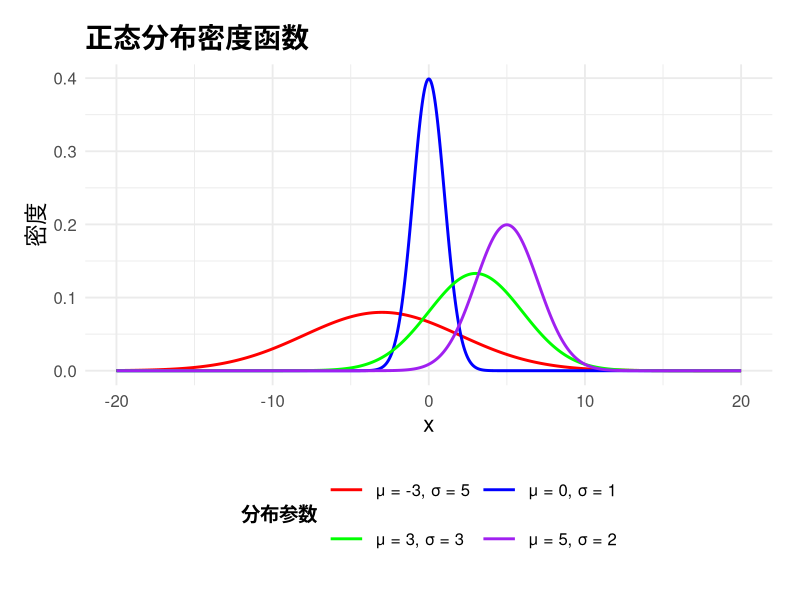
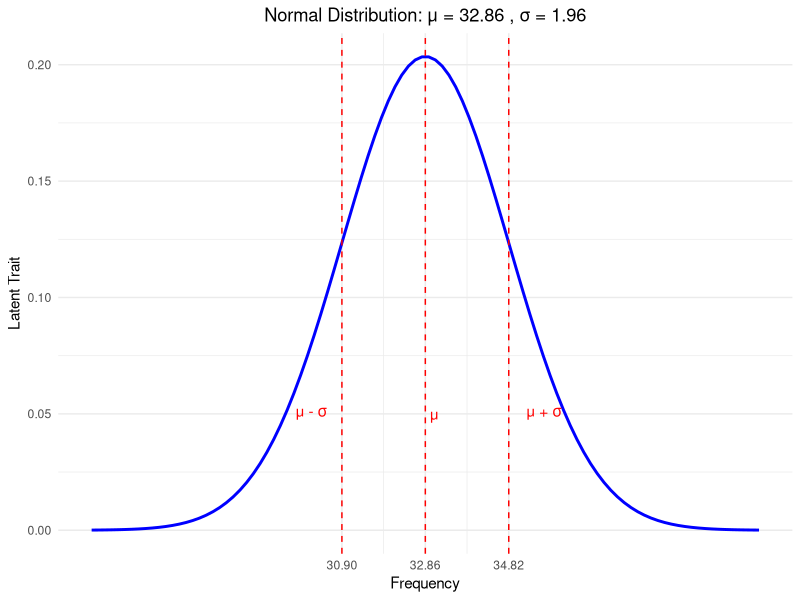

Write R code to recreate these figures, in order. (Note: this script raises an error after producing the figures.)
## ---- chunk 1
# 加载必要的库
library(ggplot2)
library(tidyr)

# 创建数据框
x <- seq(-20, 20, length.out = 1000)
df <- data.frame(x = rep(x, 4))

# 添加不同参数的正态分布密度
df$y1 <- dnorm(x, mean = -3, sd = 5)
df$y2 <- dnorm(x, mean = 0, sd = 1)
df$y3 <- dnorm(x, mean = 3, sd = 3)
df$y4 <- dnorm(x, mean = 5, sd = 2)

# 将数据转换为长格式
df_long <- tidyr::pivot_longer(df, cols = starts_with("y"), names_to = "distribution", values_to = "density")

# 创建标签
labels <- c(
  y1 = "μ = -3, σ = 5",
  y2 = "μ = 0, σ = 1",
  y3 = "μ = 3, σ = 3",
  y4 = "μ = 5, σ = 2"
)

# 绘制图形
ggplot(df_long, aes(x = x, y = density, color = distribution)) +
  geom_line(size = 1) +  # 增加线条粗细
  scale_color_manual(values = c("red", "blue", "green", "purple"), labels = labels) +
  labs(title = "正态分布密度函数", 
       x = "x", 
       y = "密度",
       color = "分布参数") +
  theme_minimal(base_size = 14) +  # 增加基础字体大小
  theme(
    plot.title = element_text(size = 20, face = "bold"),  # 增大标题字体
    axis.title = element_text(size = 16),  # 增大轴标题字体
    axis.text = element_text(size = 12),  # 增大轴刻度标签字体
    legend.position = "bottom",
    legend.box = "vertical",
    legend.margin = margin(t = 10, r = 0, b = 10, l = 0),
    legend.spacing.y = unit(0.2, "cm"),
    legend.key.size = unit(1, "cm"),
    legend.text = element_text(size = 12),  # 增大图例文本字体
    legend.title = element_text(size = 14, face = "bold"),  # 增大图例标题字体
    plot.margin = margin(t = 20, r = 20, b = 20, l = 20)
  ) +
  guides(color = guide_legend(nrow = 2, byrow = TRUE))
## ---- chunk 2

# Parameters
mu <- 32.86
sigma <- 1.96

# Generate x-axis values
x <- seq(mu - 4*sigma, mu + 4*sigma, length.out = 100)

# Calculate corresponding normal distribution values
y <- dnorm(x, mean = mu, sd = sigma)

# Create the plot
ggplot(data.frame(x, y), aes(x, y)) +
  geom_line(color = "blue", linewidth = 1) +
  geom_vline(xintercept = c(mu, mu - sigma, mu + sigma), linetype = "dashed", color = "red") +
  annotate("text", x = mu, y = 0.05, label = "μ", color = "red", hjust = -0.5) +
  annotate("text", x = mu - sigma, y = 0.05, label = expression(paste("μ - ", sigma)), color = "red", hjust = 1.5) +
  annotate("text", x = mu + sigma, y = 0.05, label = expression(paste("μ + ", sigma)), color = "red", hjust = -0.5) +
  labs(title = paste("Normal Distribution: μ =", mu, ", σ =", sigma),
       x = "Frequency", y = "Latent Trait") +
  scale_x_continuous(breaks = c(mu, mu - sigma, mu + sigma)) +
  theme_minimal() +
  theme(plot.title = element_text(hjust = 0.5))
## ---- chunk 3

# Parameters for Graph 1
mu_values_graph1 <- c(-1, 0, 1)
sigma_graph1 <- 0.5

# Generate x-axis values
x <- seq(-5, 5, length.out = 100)

# Create data for Graph 1
data_graph1 <- data.frame(x = rep(x, length(mu_values_graph1)),
                          mu = rep(mu_values_graph1, each = length(x)))

data_graph1$y <- dnorm(data_graph1$x, mean = data_graph1$mu, sd = sigma_graph1)

# Create Graph 1
graph1 <- ggplot(data_graph1, aes(x = x, y = y, color = factor(mu))) +
  geom_line(linewidth = 1) +  # Replace size with linewidth
  labs(title = "μ determines the peak position", x = "X", y = "Density") +
  theme_minimal()

# Parameters for Graph 2
mu_graph2 <- 0
sigma_values_graph2 <- c(0.5, 1, 2)

# Create data for Graph 2
data_graph2 <- data.frame(x, sigma = rep(sigma_values_graph2, each = length(x)))

data_graph2$y <- dnorm(data_graph2$x, mean = mu_graph2, sd = data_graph2$sigma)

# Create Graph 2
graph2 <- ggplot(data_graph2, aes(x = x, y = y, color = factor(sigma))) +
  geom_line(linewidth = 1) +  # Replace size with linewidth
  labs(title = "σ determines the steepness", x = "X", y = "Density") +
  theme_minimal()

# Combine the two graphs
combined_graphs <- plot_grid(graph1, graph2, ncol = 2)

# Display the combined graphs
print(combined_graphs)
## ---- chunk 4

# Parameters for X ~ N(μ, σ^2)
mu_x <- 2
sigma_x <- 1.5

# Generate x-axis values for X
x <- seq(mu_x - 4*sigma_x, mu_x + 4*sigma_x, length.out = 100)

# Calculate X values
x_values <- dnorm(x, mean = mu_x, sd = sigma_x)

# Create X distribution plot
plot_x <- ggplot(data.frame(x, x_values), aes(x = x, y = x_values)) +
  geom_line(color = "blue", linewidth = 1) +
  labs(title = "X ~ N(μ, sigma^2)", x = "X", y = "Density") +
  theme_minimal()

# Parameters for Z ~ N(0, 1)
mu_z <- 0
sigma_z <- 1

# Generate x-axis values for Z
z <- seq(mu_z - 4*sigma_z, mu_z + 4*sigma_z, length.out = 100)

# Calculate Z values
z_values <- dnorm(z, mean = mu_z, sd = sigma_z)

# Create Z distribution plot
plot_z <- ggplot(data.frame(z, z_values), aes(x = z, y = z_values)) +
  geom_line(color = "red", linewidth = 1) +
  labs(title = "Z ~ N(0, 1)", x = "Z", y = "Density") +
  theme_minimal()

# Combine the two plots
combined_plots <- grid.arrange(plot_x, plot_z, ncol = 2)

# Display the combined plots
print(combined_plots)
## ---- chunk 5
# 生成x轴值
x <- seq(-4, 4, length.out = 1000)

# 计算概率密度值
density_values <- dnorm(x, mean = 0, sd = 1)

# 创建阴影区域的数据框
shaded_areas <- data.frame(x = c(-1, 1, -2, 2, -3, 3),
                           y = c(0.1, 0.1, 0.05, 0.05, 0.02, 0.02),
                           label = c("68%", "68%", "95%", "95%", "99.7%", "99.7%"))

# 创建正态分布图
normal_plot <- ggplot(data.frame(x, density_values), aes(x = x, y = density_values)) +
  geom_line(color = "black", size = 1) +
  geom_area(data = subset(shaded_areas, label == "68%"), aes(x = x, y = y),
            fill = "gray", color = NA) +
  geom_area(data = subset(shaded_areas, label == "95%"), aes(x = x, y = y),
            fill = "lightblue", color = NA) +
  geom_area(data = subset(shaded_areas, label == "99.7%"), aes(x = x, y = y),
            fill = "blue", color = NA) +
  annotate("text", x = 0, y = 0.07, label = "68%", size = 4, color = "black") +
  annotate("text", x = 0, y = 0.03, label = "95%", size = 4, color = "black") +
  annotate("text", x = 0, y = 0.015, label = "99.7%", size = 4, color = "black") +
  geom_vline(xintercept = c(-1, 1, -2, 2, -3, 3), linetype = "dashed",
             color = "black") +
  labs(title = "Normal Distribution with 68-95-99.7 Rule",
       x = "Standard Deviations from Mean",
       y = "Probability Density") +
  theme_minimal()

# 显示正态分布图
print(normal_plot)
## ---- chunk 6
x <- seq(-5, 5, length=100)
y_left_skewed <- 1.5 * dnorm(x - 2)  # Adjusted left-skewed distribution
y_right_skewed <- 1.5 * dnorm(x + 2)  # Adjusted right-skewed distribution

par(mfrow=c(1, 2))  # Set the layout to one row and two columns

# Plot for Left Skewed Distribution
plot(x, y_left_skewed, type="l", ylim=range(y_left_skewed, y_right_skewed)*1.1, xlim=range(x), col="red", xlab="", ylab="")
box()
axis(1, at=-5:5)
axis(2)
title(main="Left Skewed Distribution")
mtext(expression(paste("f(",x,"; ", mu," = 2, ", sigma^2," = 1)")), side = 3, line = 0.5)

# Plot for Right Skewed Distribution
plot(x, y_right_skewed, type="l", ylim=range(y_left_skewed, y_right_skewed)*1.1, xlim=range(x), col="blue", xlab="", ylab="")
box()
axis(1, at=-5:5)
axis(2)
title(main="Right Skewed Distribution")
mtext(expression(paste("f(",x,"; ", mu," = -2, ", sigma^2," = 1)")), side = 3, line = 0.5)
## ---- chunk 7
# 加载 ggplot2 包
#library(ggplot2)
#library(showtext)

# 使用 showtext 以支持中文字体
showtext_auto()
font_add("SimHei", "simhei.ttf")

# 定义自由度
df_values <- c(1, 2, 10, Inf)

# 创建一个数据框，用于绘图
x <- seq(-5, 5, length.out = 100)
df_data <- data.frame(x = rep(x, times = length(df_values)),
                      df = factor(rep(df_values, each = length(x))))

# 计算不同自由度下的 t 分布密度
df_data$density <- with(df_data, dt(x, df = as.numeric(df)))

# 绘制图形
ggplot(df_data, aes(x = x, y = density, color = df)) +
  geom_line(linewidth = 1) +
  labs(title = "t 分布曲线簇",
       x = "x",
       y = "密度",
       color = "自由度") +
  theme_minimal() +
  scale_color_manual(values = c("red", "blue", "green", "black"),
                     labels = c("df=1", "df=2", "df=10", "正态分布")) +
  theme(text = element_text(family = "SimHei"),
        legend.title = element_text(family = "SimHei"))
## ---- chunk 8
# 设置自由度组合
df_values <- list(c(1, 1), c(2, 1), c(5, 2), c(10, 1), c(100, 100))

# 生成横坐标点
x_values <- seq(0, 5, length.out = 1000)

# 创建数据框
df_data <- expand.grid(x = x_values, df1 = numeric(), df2 = numeric())

# 填充数据框
for (df in df_values) {
  df_data <- rbind(df_data, data.frame(x = x_values, df1 = df[1], df2 = df[2]))
}

# 计算F分布的概率密度
df_data$density <- mapply(function(x, df1, df2) df(x, df1, df2), df_data$x, df_data$df1, df_data$df2)

# 绘制F分布曲线
p <- ggplot(data = df_data, aes(x = x, y = density, color = factor(df1))) +
  geom_line() +
  labs(title = "F-distribution Curves", x = "x", y = "Density", color = "df1") +
  scale_color_discrete(name = "df1") +
  annotate("text", x = c(1, 2, 3, 4, 4.5), y = c(0.8, 1.2, 0.6, 1.2, 0.2), 
           label = c("d1=1, d2=1", "d1=2, d2=1", "d1=5, d2=2", "d1=10, d2=1", "d1=100, d2=100"), 
           color = c("red", "yellow", "green", "blue", "purple"))+
  ylim(0, 2.5)  # 设置y轴范围
            
# 显示图表
print(p)
## ---- chunk 9
# 设置自由度
df_values <- c(1, 2, 5, 10, 20, 100)

# 生成横坐标点
x_values <- seq(0, 15, length.out = 1000)

# 创建数据框
df_data <- expand.grid(x = x_values, df = df_values)

# 计算卡方分布的概率密度
df_data$density <- dchisq(df_data$x, df_data$df)

# 绘制卡方分布曲线
p <- ggplot(data = df_data, aes(x = x, y = density, color = factor(df))) +
  geom_line() +
  labs(title = "Chi-square Distribution Curves", x = "x", y = "Density", color = "Degrees of Freedom") +
  scale_color_discrete(name = "v:Degrees of Freedom") +
  ylim(0, 1)  # 设置纵轴范围在（0,1）

# 显示图表
print(p)
